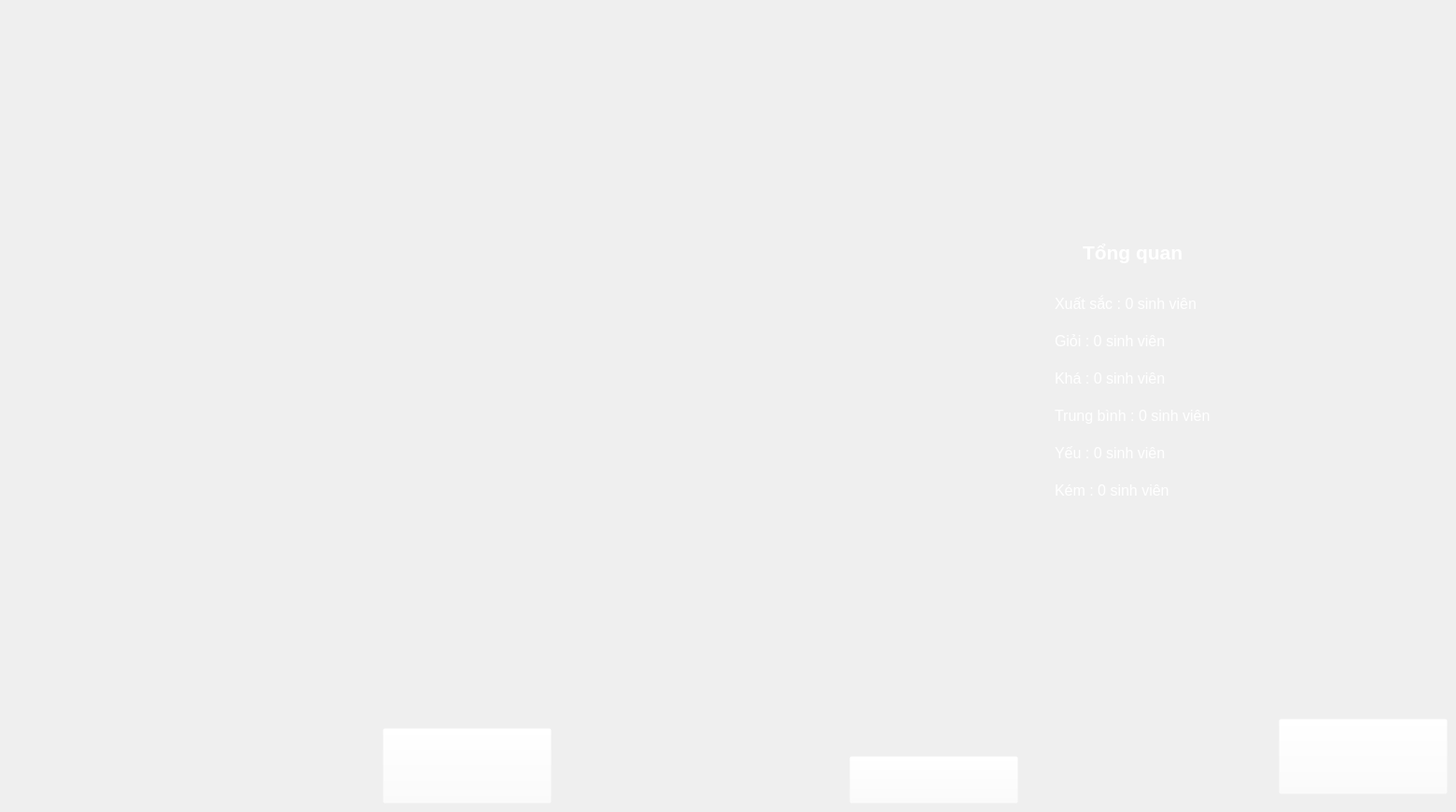
    <widget class="QWidget" name="ThongKeTheoKetQua">
     <property name="cursor">
      <cursorShape>ArrowCursor</cursorShape>
     </property>
     <property name="styleSheet">
      <string notr="true">border-image: url(:/background/ThongKe/background3.png);</string>
     </property>
     <widget class="QPushButton" name="QuayLai2_ThongKe">
      <property name="geometry">
       <rect>
        <x>910</x>
        <y>810</y>
        <width>181</width>
        <height>51</height>
       </rect>
      </property>
      <property name="cursor">
       <cursorShape>PointingHandCursor</cursorShape>
      </property>
      <property name="styleSheet">
       <string notr="true">background-color: rgba(255, 255, 255, 0);
border-image: rgba(0, 0, 0, 0);</string>
      </property>
      <property name="text">
       <string/>
      </property>
     </widget>
     <widget class="QFrame" name="frame2_ThongKe">
      <property name="geometry">
       <rect>
        <x>420</x>
        <y>210</y>
        <width>1041</width>
        <height>561</height>
       </rect>
      </property>
      <property name="styleSheet">
       <string notr="true">background-color: rgba(255, 255, 255, 0);
border-image: rgba(0, 0, 0, 0);</string>
      </property>
      <property name="frameShape">
       <enum>QFrame::StyledPanel</enum>
      </property>
      <property name="frameShadow">
       <enum>QFrame::Raised</enum>
      </property>
      <widget class="QWidget" name="verticalLayoutWidget_2">
       <property name="geometry">
        <rect>
         <x>60</x>
         <y>-10</y>
         <width>641</width>
         <height>541</height>
        </rect>
       </property>
       <layout class="QVBoxLayout" name="layout_chart2"/>
      </widget>
      <widget class="QFrame" name="KetQuaFrame_ThongKe">
       <property name="geometry">
        <rect>
         <x>620</x>
         <y>20</y>
         <width>421</width>
         <height>441</height>
        </rect>
       </property>
       <property name="styleSheet">
        <string notr="true">background-color: rgba(255, 255, 255, 0);
border-image: rgba(0, 0, 0, 0);</string>
       </property>
       <property name="frameShape">
        <enum>QFrame::StyledPanel</enum>
       </property>
       <property name="frameShadow">
        <enum>QFrame::Raised</enum>
       </property>
       <widget class="QLabel" name="lbClass_ThongKe">
        <property name="geometry">
         <rect>
          <x>120</x>
          <y>20</y>
          <width>291</width>
          <height>41</height>
         </rect>
        </property>
        <property name="text">
         <string>&lt;html&gt;&lt;head/&gt;&lt;body&gt;&lt;p&gt;&lt;span style=&quot; font-size:16pt; font-weight:600; color:#ffffff;&quot;&gt;Tổng quan&lt;/span&gt;&lt;/p&gt;&lt;/body&gt;&lt;/html&gt;</string>
        </property>
       </widget>
       <widget class="QLabel" name="XuatSac_ThongKe">
        <property name="geometry">
         <rect>
          <x>90</x>
          <y>70</y>
          <width>291</width>
          <height>51</height>
         </rect>
        </property>
        <property name="text">
         <string>&lt;html&gt;&lt;head/&gt;&lt;body&gt;&lt;p&gt;&lt;span style=&quot; font-size:12pt; color:#ffffff;&quot;&gt;Xuất sắc : 0 sinh viên&lt;/span&gt;&lt;/p&gt;&lt;/body&gt;&lt;/html&gt;</string>
        </property>
       </widget>
       <widget class="QLabel" name="Gioi_ThongKe">
        <property name="geometry">
         <rect>
          <x>90</x>
          <y>110</y>
          <width>311</width>
          <height>51</height>
         </rect>
        </property>
        <property name="text">
         <string>&lt;html&gt;&lt;head/&gt;&lt;body&gt;&lt;p&gt;&lt;span style=&quot; font-size:12pt; color:#ffffff;&quot;&gt;Giỏi : 0 sinh viên&lt;/span&gt;&lt;/p&gt;&lt;/body&gt;&lt;/html&gt;</string>
        </property>
       </widget>
       <widget class="QLabel" name="Kha_ThongKe">
        <property name="geometry">
         <rect>
          <x>90</x>
          <y>150</y>
          <width>311</width>
          <height>51</height>
         </rect>
        </property>
        <property name="text">
         <string>&lt;html&gt;&lt;head/&gt;&lt;body&gt;&lt;p&gt;&lt;span style=&quot; font-size:12pt; color:#ffffff;&quot;&gt;Khá : 0 sinh viên&lt;/span&gt;&lt;/p&gt;&lt;/body&gt;&lt;/html&gt;</string>
        </property>
       </widget>
       <widget class="QLabel" name="TrungBinh_ThongKe">
        <property name="geometry">
         <rect>
          <x>90</x>
          <y>190</y>
          <width>311</width>
          <height>51</height>
         </rect>
        </property>
        <property name="text">
         <string>&lt;html&gt;&lt;head/&gt;&lt;body&gt;&lt;p&gt;&lt;span style=&quot; font-size:12pt; color:#ffffff;&quot;&gt;Trung bình : 0 sinh viên&lt;/span&gt;&lt;/p&gt;&lt;/body&gt;&lt;/html&gt;</string>
        </property>
       </widget>
       <widget class="QLabel" name="Yeu_ThongKe">
        <property name="geometry">
         <rect>
          <x>90</x>
          <y>230</y>
          <width>311</width>
          <height>51</height>
         </rect>
        </property>
        <property name="text">
         <string>&lt;html&gt;&lt;head/&gt;&lt;body&gt;&lt;p&gt;&lt;span style=&quot; font-size:12pt; color:#ffffff;&quot;&gt;Yếu : 0 sinh viên&lt;/span&gt;&lt;/p&gt;&lt;/body&gt;&lt;/html&gt;</string>
        </property>
       </widget>
       <widget class="QLabel" name="Kem_ThongKe">
        <property name="geometry">
         <rect>
          <x>90</x>
          <y>270</y>
          <width>311</width>
          <height>51</height>
         </rect>
        </property>
        <property name="text">
         <string>&lt;html&gt;&lt;head/&gt;&lt;body&gt;&lt;p&gt;&lt;span style=&quot; font-size:12pt; color:#ffffff;&quot;&gt;Kém : 0 sinh viên&lt;/span&gt;&lt;/p&gt;&lt;/body&gt;&lt;/html&gt;</string>
        </property>
       </widget>
      </widget>
     </widget>
     <widget class="QPushButton" name="btnTruoc_ThongKe">
      <property name="geometry">
       <rect>
        <x>410</x>
        <y>780</y>
        <width>181</width>
        <height>81</height>
       </rect>
      </property>
      <property name="cursor">
       <cursorShape>PointingHandCursor</cursorShape>
      </property>
      <property name="styleSheet">
       <string notr="true">background-color: rgba(255, 255, 255, 0);
border-image: rgba(0, 0, 0, 0);</string>
      </property>
      <property name="text">
       <string/>
      </property>
     </widget>
     <widget class="QPushButton" name="btnSau_ThongKe">
      <property name="geometry">
       <rect>
        <x>1370</x>
        <y>770</y>
        <width>181</width>
        <height>81</height>
       </rect>
      </property>
      <property name="cursor">
       <cursorShape>PointingHandCursor</cursorShape>
      </property>
      <property name="styleSheet">
       <string notr="true">background-color: rgba(255, 255, 255, 0);
border-image: rgba(0, 0, 0, 0);</string>
      </property>
      <property name="text">
       <string/>
      </property>
     </widget>
    </widget>
